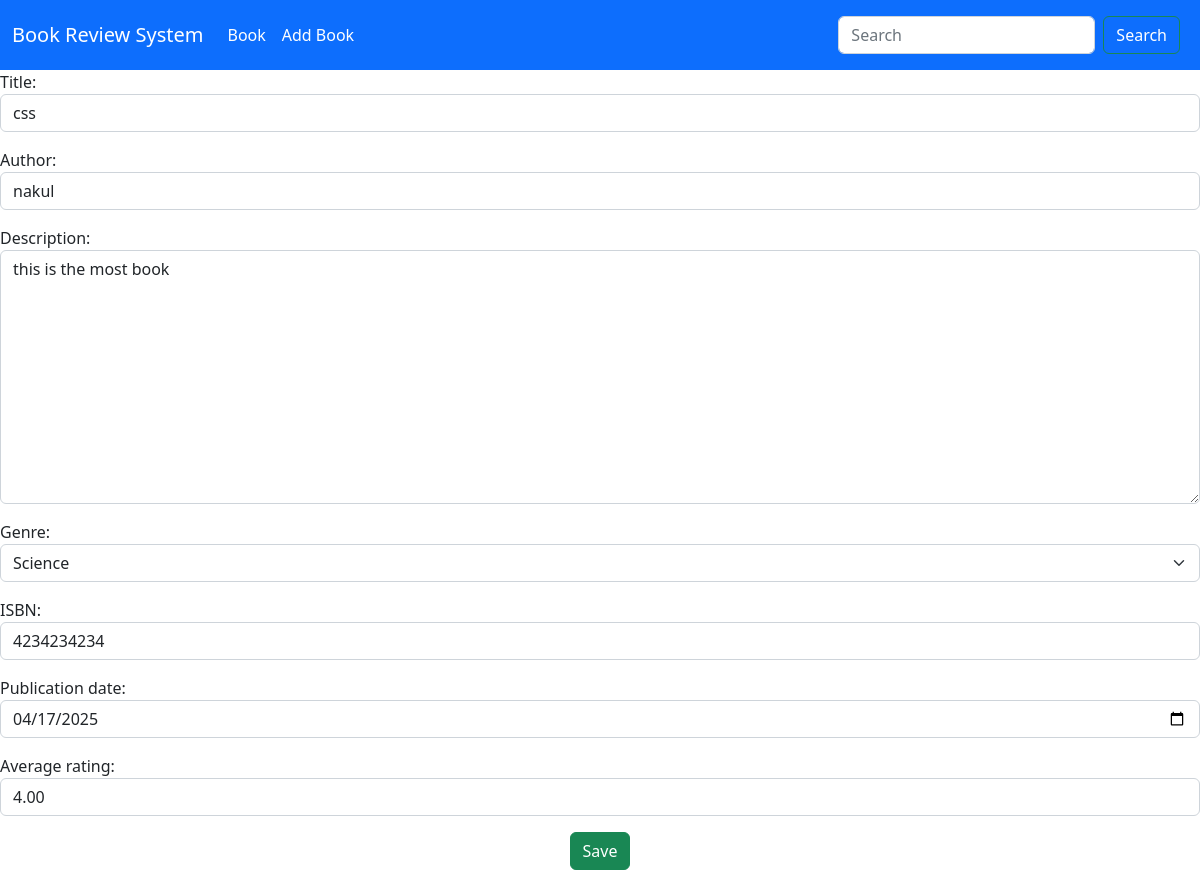
The page /book_update/4/ on the database its author committed.
### book/models.py (models this page shows, shortened)
class Book(models.Model):
    GENRE_CHOICES=[
        ('fiction','Fiction'),
        ('non_fiction','Non_Fiction'),
        ('science','Science'),
        ('history','History'),
        ('other','Other')
    ]
    title = models.CharField(max_length = 150)
    author = models.CharField(max_length = 150)
    description = models.TextField()
    genre = models.CharField(max_length = 20,choices = GENRE_CHOICES)
    isbn = models.CharField('ISBN',max_length=13,unique=True)
    publication_date= models.DateField()
    average_rating = models.DecimalField(max_digits=3, decimal_places=2,
    validators=[MinValueValidator(0),MaxValueValidator(5)])
    created_at = models.DateTimeField(auto_now_add=True)
    updated_at = models.DateTimeField(auto_now=True)

### book/views.py (the view)
# urls.py: path('book_update/<int:pk>/', views.book_update, name='update'),
def book_update(request,pk):
    book = Book.objects.get(pk=pk)
    if request.method == 'POST':
        form = BookForm(request.POST,instance=book)
        if form.is_valid():
            form.save()
            messages.success(request, 'Book updated successfully')
            return redirect('/book_list')
    else:
        form = BookForm(instance=book)
    return render(request, 'book/book_update.html',{'form':form})

### book/forms.py
class BookForm(forms.ModelForm):
    class Meta:
        model = Book
        fields = ('title', 'author', 'description','genre','isbn','publication_date','average_rating')
        widgets={
            'title':forms.TextInput(attrs={'class':'form-control','placeholer':'Enter Book Title'}),
            'author':forms.TextInput(attrs={'class':'form-control'}),
            'description':forms.Textarea(attrs={'class':'form-control'}),
            'genre':forms.Select(attrs={'class':'form-select'}),
            'isbn':forms.TextInput(attrs={'class':'form-control'}),
            'publication_date':forms.DateInput(attrs={'class':'form-control','type':'date'}),
            'average_rating':forms.NumberInput(attrs={'class':'form-control'})
        }

### book/templates/book/book_update.html (shortened to what this page needs)
{% extends 'book/base.html' %}
{% block maincontent %}
<form action="" method="post" novalidate>
    {{form.as_p}}
    <div class="text-center">
        <input type="submit" class="btn btn-success" value="Save">
    </div>
</form>
{% endblock maincontent %}

### rows shown on the page
Book: title "css", author "nakul", description "this is the most book", genre "Science", isbn "4234234234", publication_date "04/17/2025", average_rating "4.00"
